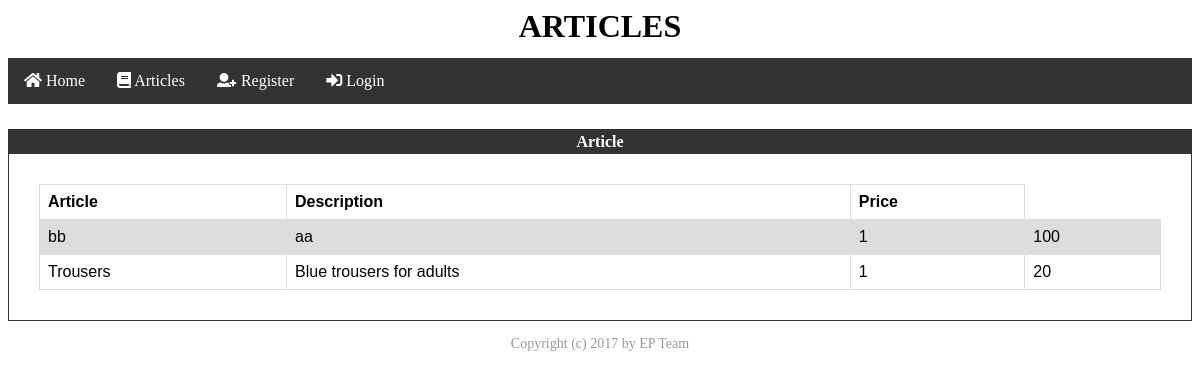
The page /verzija1/articles.php on the database its author committed.
### tables this page shows
CREATE TABLE `articles` (
  `id` int(11) NOT NULL AUTO_INCREMENT,
  `name` varchar(45) NOT NULL,
  `price` float NOT NULL,
  `description` varchar(220) DEFAULT NULL,
  `active` tinyint(4) DEFAULT '0',
  PRIMARY KEY (`id`)
);

### verzija1/database/DB_Engine.php (called while the page is built, shortened)
<?php
$host = "localhost";
$user = "root";
$password = "";
$schema = "spletna_trgovina";
$config = "mysql:host=" . $host
        . ";dbname=" . $schema;
$options = array(
    PDO::ATTR_ERRMODE => PDO::ERRMODE_EXCEPTION,
    PDO::ATTR_DEFAULT_FETCH_MODE => PDO::FETCH_ASSOC,
    PDO::ATTR_PERSISTENT => true,
    PDO::MYSQL_ATTR_INIT_COMMAND => 'SET NAMES utf8'
);
$db = new PDO($config, $user, $password, $options);
function fetchRows($query){
    global $db;
    return $db->query($query);
}
?>

### verzija1/articles.php (the view, shortened to what this page needs)
<?php
include 'database/DB_Engine.php';
?>
<html>
<?php include 'templates/template_head.php'; ?>
<body>
<div class="title" id="title" style="height: 50px; text-align: center"><h1>ARTICLES</h1></div>
        <?php        include 'templates/template_navigation_bar.php'; ?>
<div class="context" id="context">
    <div class="article" id="article" align = "center" style="margin-top: 25px">
                <div style = "border: solid 1px #333333;" align = "center">
                    <div style = "background-color:#333333; color:#FFFFFF; padding:3px;"><b>Article</b></div>
                    <div style = "margin:30px">
                        <table style="width:100%">
                            <tr>
                                <th>Article</th>
                                <th>Description</th>
                                <th>Price</th>
                            </tr>
                <?php
                       $rez = fetchRows("SELECT id, name, price, description, active FROM articles");
                ?>
                <?php foreach($rez as $row){
                         if($row['active'] == 0){
                             continue;
                         }
                    ?>
                <?php  if(isset($_SESSION['role_id']) && $_SESSION['role_id'] >= 3) { ?>
                    <tr>
                        <form action="" method="post">
                            <input type="hidden" name="article_id" value="<?php echo $row['id']; ?>">
                            <td><?php echo $row['name'] ?></td>
                            <td><?php echo $row['description'] ?></td>
                            <td><?php echo $row['price'] ?></td>
                            <td><input type = "submit" name="add_to_cart"    value = " Add to cart "    style="display: block; width: 100px;"/><br/></td>
                        </form>
                    </tr>
                <?php }else{ ?>
                    <tr>
                            <td><?php echo $row['name'] ?></td>
                            <td><?php echo $row['description'] ?></td>
                            <td>1</td>
                            <td><?php echo $row['price'] ?></td>
                    </tr>
                <?php } ?>
                <?php } ?>
                        </table>
            </div>
        </div>
    </div>
</div>
 <?php include 'templates/template_footer.php'; ?>
</body>
</html>

### verzija1/css/styles.css (style rules this page uses)
body { min-width:600px; }
table { font-family: arial, sans-serif; border-collapse: collapse; width: 100%; }
td, th { border: 1px solid #dddddd; text-align: left; padding: 8px; white-space:nowrap; }
tr:nth-child(even) { background-color: #dddddd; }

### rows shown on the page
articles: name "bb", description "aa", price "100"
articles: name "Trousers", description "Blue trousers for adults", price "20"
